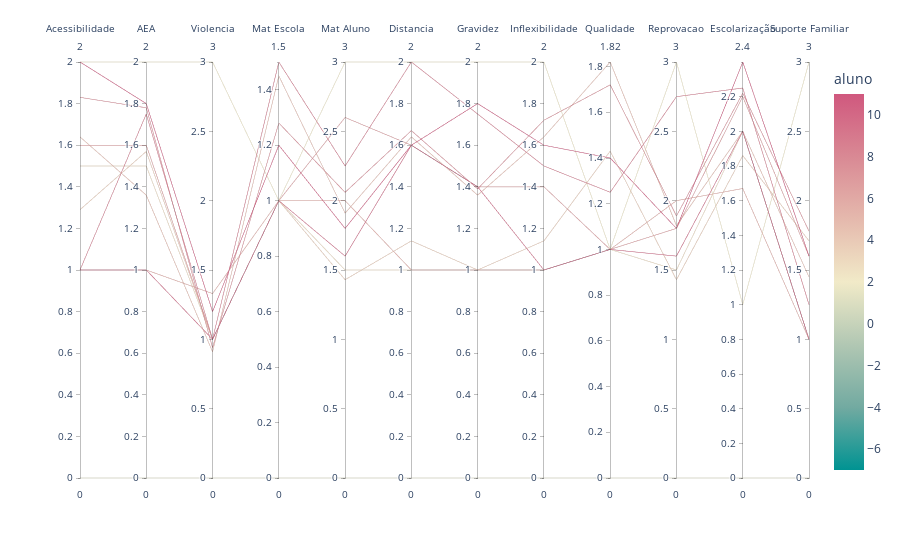

This figure's notebook cell:
### Code cell
fig = px.parallel_coordinates(df2,color ='aluno',
                              dimensions=['Acessibilidade e frequência escolar',
                                         'Aspectos Emocionais e Afetivos',
                                         'Aspectos infracionais e violência',
                                         'Condições Materiais da Escola',
                                         'Condições Materiais do Estudante',
                                         'Distanciamento escola – comunidade',
                                         'Gravidez/parentalidade e atividades de cuidado',
                                         'Inflexibilidade Pedagógica',
                                         'Qualidade Pedagógica',
                                         'Reprovações/distorção idade –série',
                                         'Significados da Escolarização/ Engajamento',
                                         'Suporte Familiar'],
                              labels={'Acessibilidade e frequência escolar':'Acessibilidade',
                                      'Aspectos Emocionais e Afetivos':'AEA',\
                                     'Aspectos infracionais e violência':'Violencia',
                                         'Condições Materiais da Escola':'Mat Escola',
                                         'Condições Materiais do Estudante':'Mat Aluno',
                                         'Distanciamento escola – comunidade':'Distancia',
                                         'Gravidez/parentalidade e atividades de cuidado':'Gravidez',
                                         'Inflexibilidade Pedagógica':"Inflexibilidade",
                                         'Qualidade Pedagógica':'Qualidade',
                                         'Reprovações/distorção idade –série':'Reprovacao',
                                         'Significados da Escolarização/ Engajamento':'Escolarização'},
                              color_continuous_scale=px.colors.diverging.Tealrose,
                              color_continuous_midpoint=2,)
fig.update_layout(
    plot_bgcolor = 'white',
    paper_bgcolor = 'white'
)
fig.show()

### Figure 1 — Plotly figure (JSON) as saved in the notebook; plotly's stock layout.template omitted (floating-point values rounded to 4 significant figures)
{"data": [{"dimensions": [{"label": "Acessibilidade", "values": [0, 2, 1.5, 1.29, 1.64, 1, 1.6, 1.83, 1, 1, 2]}, {"label": "AEA", "values": [0, 2, 1.5, 1.57, 1.36, 1, 1.6, 1.78, 1.75, 1, 1.8]}, {"label": "Violencia", "values": [0, 3, 1, 1, 0.91, 1.33, 1, 0.94, 1, 1, 1.2]}, {"label": "Mat Escola", "values": [0, 1, 1, 1, 1.45, 1, 1, 1.28, 1.5, 1, 1.2]}, {"label": "Mat Aluno", "values": [0, 3, 1.5, 1.43, 1.91, 2, 2.6, 2.06, 2.25, 1.6, 1.8]}, {"label": "Distancia", "values": [0, 2, 1, 1.14, 1.64, 1, 1.6, 1.67, 2, 1.6, 1.6]}, {"label": "Gravidez", "values": [0, 2, 1, 1, 1.36, 1, 1.4, 1.39, 1.75, 1.4, 1.8]}, {"label": "Inflexibilidade", "values": [0, 2, 1, 1.14, 1.64, 1, 1.4, 1.72, 1.5, 1, 1.6]}, {"label": "Qualidade", "values": [0, 1, 1, 1.43, 1.82, 1, 1, 1.72, 1.25, 1, 1.4]}, {"label": "Reprovacao", "values": [0, 3, 1.5, 1.43, 1.82, 2, 1.8, 1.89, 2.75, 1.6, 1.8]}, {"label": "Escolarização", "values": [0, 1, 2, 1.86, 2, 1.67, 2.2, 2.22, 2.25, 2, 2.4]}, {"label": "Suporte Familiar", "values": [0, 3, 1, 1.71, 1.45, 1, 1.6, 1.78, 1.25, 1, 1.6]}], "domain": {"x": [0, 1], "y": [0, 1]}, "line": {"color": [1, 2, 3, 4, 5, 6, 7, 8, 9, 10, 11], "coloraxis": "coloraxis"}, "name": "", "type": "parcoords"}], "layout": {"coloraxis": {"cmid": 2, "colorbar": {"title": {"text": "aluno"}}, "colorscale": [[0, "rgb(0, 147, 146)"], [0.1667, "rgb(114, 170, 161)"], [0.3333, "rgb(177, 199, 179)"], [0.5, "rgb(241, 234, 200)"], [0.6667, "rgb(229, 185, 173)"], [0.8333, "rgb(217, 137, 148)"], [1, "rgb(208, 88, 126)"]]}, "legend": {"tracegroupgap": 0}, "margin": {"t": 60}, "paper_bgcolor": "white", "plot_bgcolor": "white"}}
